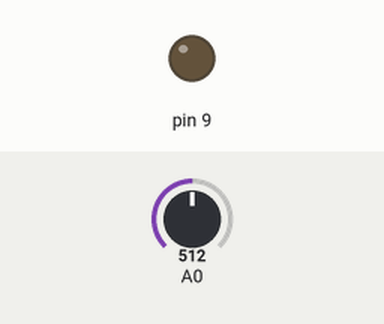
Recording of a sketch running on a simulated Arduino Uno, built with avr-gcc and run on an emulated ATmega328P. On the bench: output pins drawn as LEDs (lit = HIGH). Inputs (shaded band) come from the test bench; at power-on: A0 = 512. What the sketch prints to the serial monitor is not drawn.

Above: at 0.15 s.
Timing chart, 0 to 1.8 s (numbered marks = the images above):
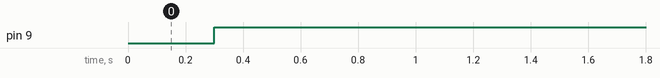

Measured:
- by itself, pin 9: LOW → HIGH at 0.30 s

The sketch:

PWM.ino
```cpp
int val = 0;
//int valMax = 255;
void setup() {
  // put your setup code here, to run once:
  Serial.begin(9600);
  pinMode(9, OUTPUT);
}

void loop() {
  // put your main code here, to run repeatedly:
  val = analogRead(A0);
  //chalenge1
  //analogWrite(9, valMax - val/4));

  Serial.print ("PWM Value = ");
  Serial.println(val,DEC);
  delay (300);

  //chalange2
  if (val%2 == 0){
    analogWrite(9, 255);
    delay(1000);
  } else {
    analogWrite(9, 0);
    delay(1000);
  }
}
```
